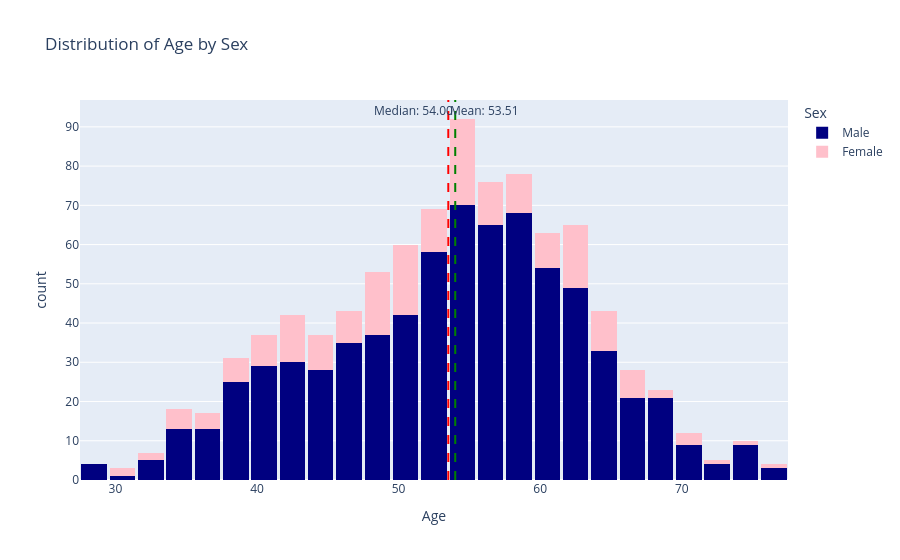

The notebook cell this image was saved under:
### Code cell
import plotly.express as px

# Calculate mean and median
age_mean = df['age'].mean()
age_median = df['age'].median()

# Map colors: Male -> blue, Female -> pink
color_discrete_map = {'Male': 'navy', 'Female': 'pink'}

# Create the histogram with sex breakdown
fig = px.histogram(df, x='age', color='sex', title='Distribution of Age by Sex',
                   labels={'age': 'Age', 'count': 'Frequency', 'sex': 'Sex'},
                   color_discrete_map=color_discrete_map)

# Add mean line
fig.add_vline(x=age_mean, line_dash="dash", line_color="red",
              annotation_text=f"Mean: {age_mean:.2f}",
              annotation_position="top right")

# Add median line
fig.add_vline(x=age_median, line_dash="dash", line_color="green",
              annotation_text=f"Median: {age_median:.2f}",
              annotation_position="top left")

fig.update_layout(bargap=0.1, barmode='stack') # 'stack' places bars on top of each other
fig.show()
# Here the mean and median age is around 54

### Figure 1 — Plotly figure (JSON) as saved in the notebook; plotly's stock layout.template omitted (floating-point values rounded to 4 significant figures; data arrays with more than 128 entries replaced by an {"elided": "..."} marker saying what was removed)
{"data": [{"bingroup": "x", "hovertemplate": "Sex=Male<br>Age=%{x}<br>count=%{y}<extra></extra>", "legendgroup": "Male", "marker": {"color": "navy", "pattern": {"shape": ""}}, "name": "Male", "orientation": "v", "showlegend": true, "type": "histogram", "x": {"elided": "726 int values"}, "xaxis": "x", "yaxis": "y"}, {"bingroup": "x", "hovertemplate": "Sex=Female<br>Age=%{x}<br>count=%{y}<extra></extra>", "legendgroup": "Female", "marker": {"color": "pink", "pattern": {"shape": ""}}, "name": "Female", "orientation": "v", "showlegend": true, "type": "histogram", "x": {"elided": "194 int values"}, "xaxis": "x", "yaxis": "y"}], "layout": {"annotations": [{"showarrow": false, "text": "Mean: 53.51", "x": 53.51, "xanchor": "left", "xref": "x", "y": 1, "yanchor": "top", "yref": "y domain"}, {"showarrow": false, "text": "Median: 54.00", "x": 54, "xanchor": "right", "xref": "x", "y": 1, "yanchor": "top", "yref": "y domain"}], "bargap": 0.1, "barmode": "stack", "legend": {"title": {"text": "Sex"}, "tracegroupgap": 0}, "shapes": [{"line": {"color": "red", "dash": "dash"}, "type": "line", "x0": 53.51, "x1": 53.51, "xref": "x", "y0": 0, "y1": 1, "yref": "y domain"}, {"line": {"color": "green", "dash": "dash"}, "type": "line", "x0": 54, "x1": 54, "xref": "x", "y0": 0, "y1": 1, "yref": "y domain"}], "title": {"text": "Distribution of Age by Sex"}, "xaxis": {"anchor": "y", "domain": [0, 1], "title": {"text": "Age"}}, "yaxis": {"anchor": "x", "domain": [0, 1], "title": {"text": "count"}}}}
